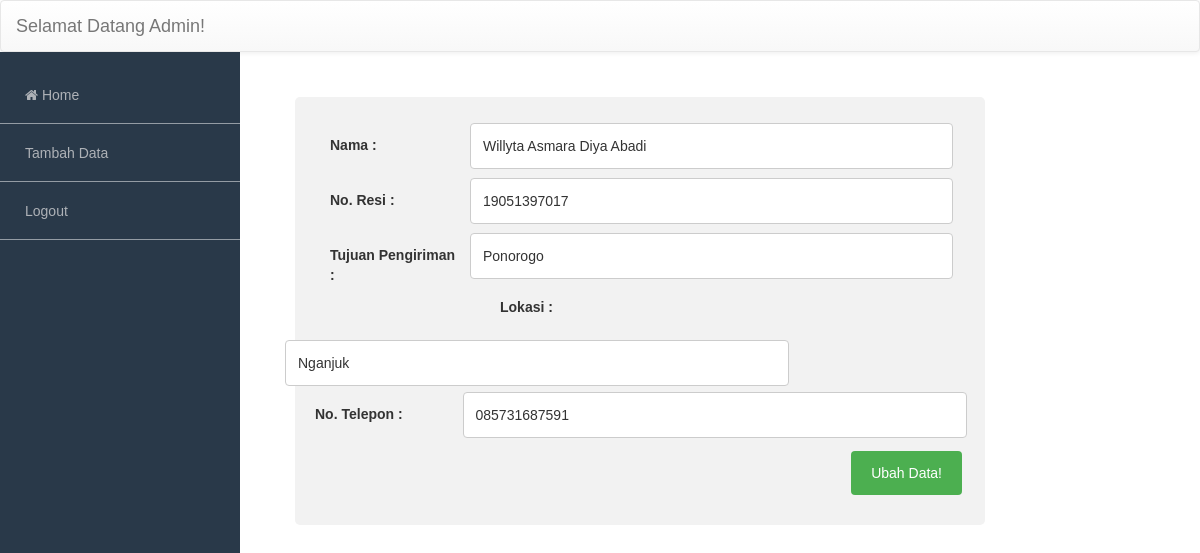
The page /ubah.php?id=2 (signed in) on the database its author committed.
### tables this page shows
CREATE TABLE `resi` (
  `id` int(11) NOT NULL,
  `nama` varchar(100) NOT NULL,
  `noresi` char(11) NOT NULL,
  `tujuanpengiriman` varchar(100) NOT NULL,
  `lokasi` varchar(100) NOT NULL,
  `notelp` char(12) NOT NULL
);

### functions.php (called while the page is built, shortened)
<?php
		$db = mysqli_connect("localhost", "root", "", "cekresi");
		function query ($query)
		{
			global $db;
			$result = mysqli_query($db, $query);
			$rows = [];
			while ($row = mysqli_fetch_assoc($result))
			{
				$rows[] = $row;
			}
			return $rows;
		}
?>

### ubah.php (the view, shortened to what this page needs)
<?php
require 'functions.php';
$id = $_GET["id"];
$resi = query("SELECT * FROM resi WHERE id = $id")[0];
?>
<!DOCTYPE html>
<html>
<head>
    <link rel="stylesheet" href="https://maxcdn.bootstrapcdn.com/bootstrap/3.3.7/css/bootstrap.min.css">
    <link rel="stylesheet" href="https://maxcdn.bootstrapcdn.com/bootstrap/3.3.7/css/bootstrap-theme.min.css">
    <link rel="stylesheet" href="https://maxcdn.bootstrapcdn.com/font-awesome/4.7.0/css/font-awesome.min.css">
   <link rel="stylesheet"  href="tambah.css">
</head>
<body>
  <div class="wrapper">
      <nav class="navbar navbar-default">
        <div class="navbar-header">
          <a class="navbar-brand" href="#">Selamat Datang Admin!</a>
        </div>
      </nav>
      <aside class="sidebar">
        <menu>
          <ul class="menu-content">
            <li><a href="#"><i class="fa fa-home"></i> Home</a></li>
            <li><a href="tambah.php"><span>Tambah Data</span></a></li>
            <li><a href="#"><span>Logout</span></a></li>
          </ul>
        </menu>
      </aside>
      <section class="content">
        <div class="inner">
  		<div class="container">
  		<form action="" method="post">
		    <div class="row">
		      <div class="col-25">
		        <label for="nama">Nama : </label>
		      </div>
		      <div class="col-75">
		        <input type="text" id="nama" name="nama" required="" value="<?= $resi["nama"]; ?>">
		      </div>
		    </div>
		    <div class="row">
		      <div class="col-25">
		        <label for="noresi">No. Resi : </label>
		      </div>
		      <div class="col-75">
		        <input type="text" id="noresi" name="noresi" value="<?= $resi["noresi"]; ?>">
		      </div>
		    </div>
		    <div class="row">
		      <div class="col-25">
		        <label for="tujuanpengiriman">Tujuan Pengiriman : </label>
		      </div>
		      <div class="col-75">
		        <input type="text" id="tujuanpengiriman" name="tujuanpengiriman" value="<?= $resi["tujuanpengiriman"]; ?>">
		    </div>
		    <div class="row">
		      <div class="col-25">
		        <label for="lokasi">Lokasi : </label>
		      </div>
		      <div class="col-75">
		        <input type="text" id="lokasi" name="lokasi" value="<?= $resi["lokasi"]; ?>">
		      </div>
		    </div>
		    <div class="row">
		      <div class="col-25">
		        <label for="notelp">No. Telepon : </label>
		      </div>
		      <div class="col-75">
		        <input type="text" id="notelp" name="notelp" value="<?= $resi["notelp"]; ?>">
		      </div>
		    </div>
		    <div class="row">
		      <button type="submit" name="submit">Ubah Data!</button>
		    </div>
  		</form>
	</div>
        </div>
      </section>
    </div>
</body>
</html>

### tambah.css (style rules this page uses)
body { font-family: 'Quicksand', sans-serif; }
.wrapper { width: 100%; height: 100%; }
.navbar { margin-bottom: 0; }
.sidebar { width: 100%; height: 100%; background: #293949; position: absolute; z-index: 100; }
ul { padding: 0; margin-left: -40px; }
ul li { list-style: none; border-bottom: 1px solid rgba(255, 255, 255, 0.5); }
ul li a { text-decoration: none; color: #aeb2b7; display: block; padding: 19px 0px 18px 25px; transition: all 200ms ease-in; }
@media (min-width: 768px) { .sidebar { width: 240px; } }
@media (min-width: 768px) { .content { margin-left: 250px; } }
@media (min-width: 768px) { .inner { padding: 15px; } }
input[type=text], select, textarea { width: 100%; padding: 12px; border: 1px solid #ccc; border-radius: 4px; box-sizing: border-box; resize: vertical; }
label { padding: 12px 12px 12px 0; display: inline-block; }
button[type=submit] { background-color: #4CAF50; color: white; margin: 10px; margin-right: 33px; padding: 12px 20px; border: none; border-radius: 4px; cursor: pointer; float: right; }
.container { border-radius: 5px; background-color: #f2f2f2; padding: 20px; width: 75%; margin: 30px 30px; }
.container label { margin-left: 30px; }
.col-25 { float: left; width: 25%; margin-top: 6px; }
.col-75 { float: left; width: 71%; margin-top: 6px; }
.row:after { content: ""; display: table; clear: both; }

### rows shown on the page
resi: nama "Willyta Asmara Diya Abadi", noresi "19051397017", tujuanpengiriman "Ponorogo", lokasi "Nganjuk", notelp "085731687591"
